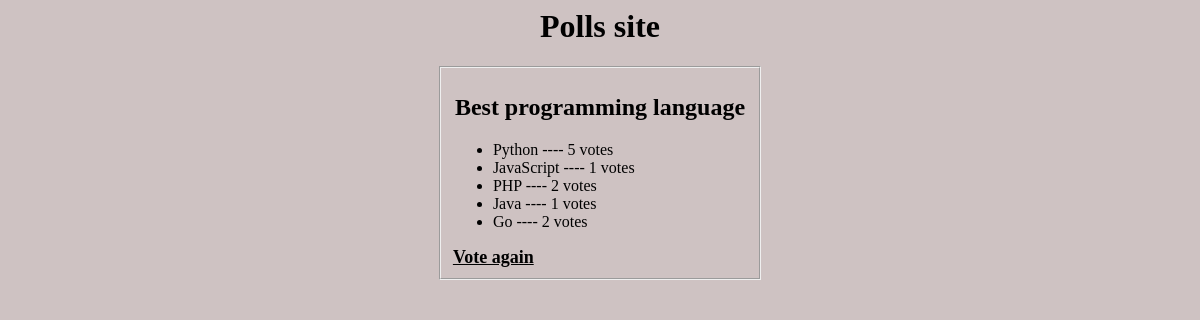
Screenshot of /poll/1/results with the database file from the repository.
### poll/models.py (models this page shows, shortened)
class Question(models.Model):
    question_text = models.CharField(max_length=200)
    pub_date = models.DateTimeField('date published')

class Choice(models.Model):
    choice_text = models.CharField(max_length=200)
    question = models.ForeignKey(Question,on_delete=models.CASCADE)
    votes = models.IntegerField(default=0)

### poll/views.py (the view)
# urls.py: path('<int:question_id>/results',views.results,name='results'),
def results(request,question_id):
    question = get_object_or_404(Question,pk=question_id)
    context = {'question':question}
    return render(request,'poll/results.html',context=context)

### poll/templates/poll/results.html (shortened to what this page needs)
{% load static %}
<link rel="stylesheet" type="text/css" href="{% static 'poll/style.css' %}"
<header>
    <h1><a class="titulo" href="{% url 'poll:home' %}">Polls site<a></h1>
<main>
    <fieldset>
        <legend><h2>{{question.question_text}}</h2></legend>
        <ul>
            {% for choice in question.choice_set.all %}
                <li>{{choice.choice_text}} ---- {{choice.votes}} votes</li>
            {% endfor %}
        </ul>
        <a class="link" href="{% url 'poll:detail' question.id %}">Vote again<a>
    </fieldset>

### poll/static/poll/style.css (style rules this page uses)
h1 { text-align: center; }
.titulo { color: black; text-decoration: none; }
.link { color: black; font-weight: bold; font-size: 18px; }
fieldset { width: fit-content; margin: auto; }

### rows the page displays
Question: question_text "Best programming language"
Choice: choice_text "Python", votes "5"
Choice: choice_text "JavaScript", votes "1"
Choice: choice_text "PHP", votes "2"
Choice: choice_text "Java", votes "1"
Choice: choice_text "Go", votes "2"
